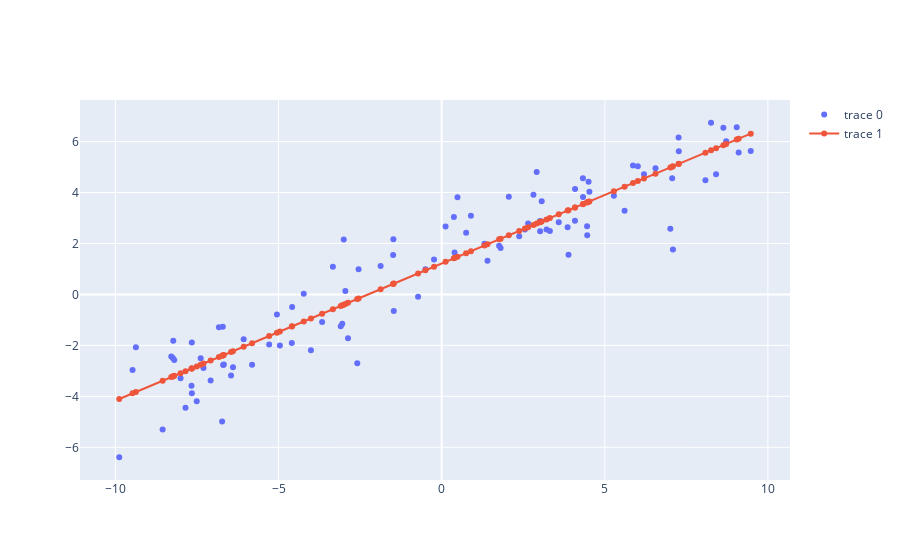

This figure's notebook cell:
### Code cell
%%time
ls = LSRegression()
ls.fit(X, y)
y_hat = ls.predict(X)
plot_regression(X[:, 1], y, y_hat)
